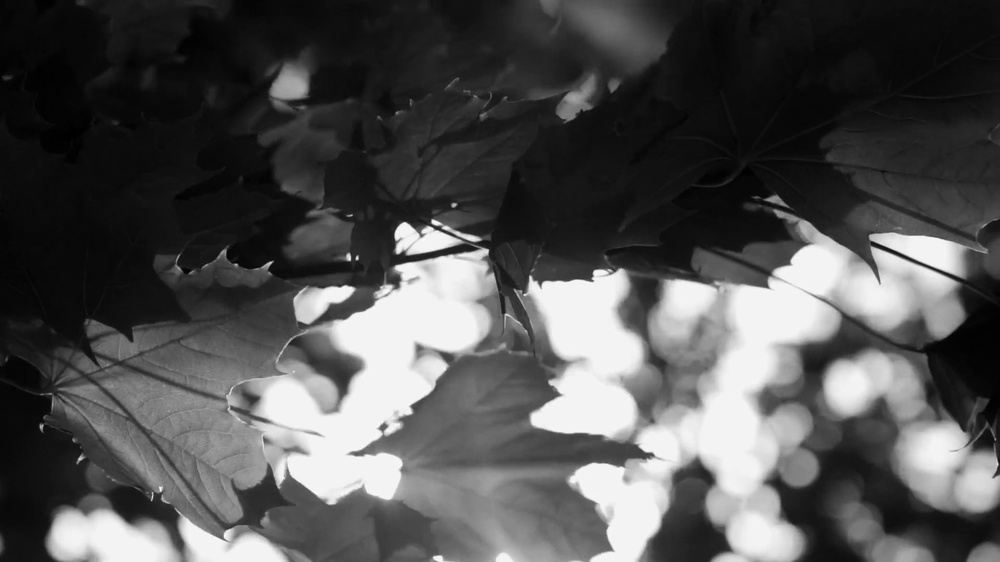
#> input picture hw2/pictures/Q2_source.jpg, 1000 x 562 px, shrunk from 1920 x 1080 before the run, found by its file name
$ python Q2_specification.py
#> lines starting #> are read from the running program, lines starting #| are printed output that depends on the picture
import cv2
import numpy as np

tar_img = cv2.imread('Q2_source.jpg', cv2.IMREAD_GRAYSCALE)
#> tar_img is the input picture: shape (562, 1000); min 0, max 254, mean 81.6
ref_img = cv2.imread('Q2_reference.jpg', cv2.IMREAD_GRAYSCALE)
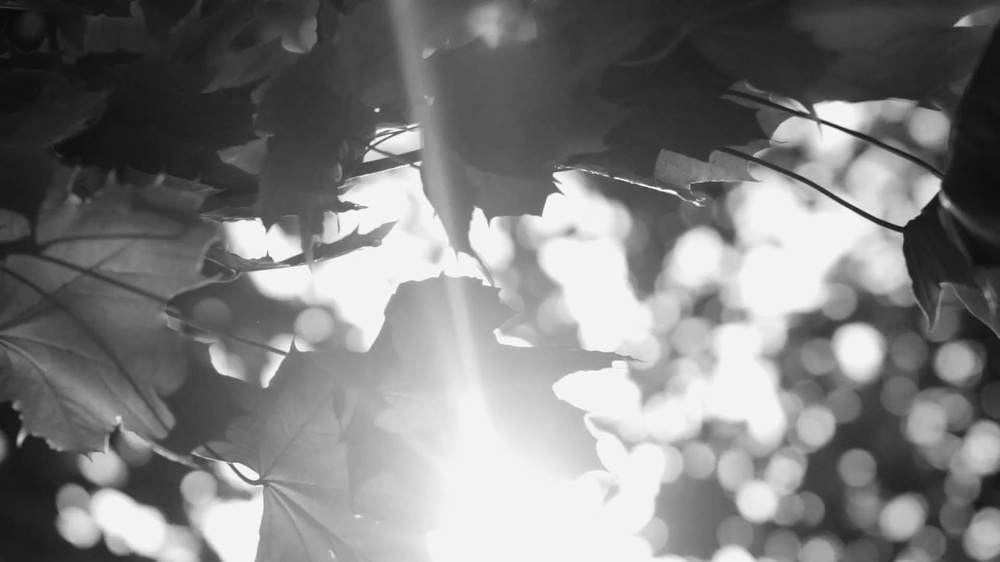
#> input picture hw2/pictures/Q2_reference.jpg, 1000 x 562 px, shrunk from 1920 x 1080 before the run, found by its file name
#> ref_img is the input picture: shape (562, 1000); min 9, max 255, mean 125.8

tar_height, tar_width = tar_img.shape[0], tar_img.shape[1]
#> tar_height = 562; tar_width = 1000
ref_height, ref_width = ref_img.shape[0], ref_img.shape[1]
#> ref_height = 562; ref_width = 1000

tar_n_pixels = tar_height * tar_width
#> tar_n_pixels = 562000
ref_n_pixels = ref_height * ref_width
#> ref_n_pixels = 562000

tar_pdf = np.zeros(256)
for i in range(tar_height):
    for j in range(tar_width):
        tar_pdf[tar_img[i][j]] += 1
tar_pdf /= tar_n_pixels

ref_pdf = np.zeros(256)
for i in range(ref_height):
    for j in range(ref_width):
        ref_pdf[ref_img[i][j]] += 1
ref_pdf /= ref_n_pixels

tar_cdf, ref_cdf = np.zeros(256), np.zeros(256)
tar_cdf[0], ref_cdf[0] = tar_pdf[0], ref_pdf[0]
for i in range(1, 256):
    tar_cdf[i] = tar_cdf[i-1] + tar_pdf[i]
    ref_cdf[i] = ref_cdf[i-1] + ref_pdf[i]
#> after the loop, ref_cdf = 256 values from 0 to 1; tar_cdf = 256 values from 0.000174 to 1

map = np.zeros(256)
for i in range(256):
    diff = np.abs(tar_cdf[i] - ref_cdf)
    idx = diff.argmin()
    map[i] = idx
#> after the loop, map = 256 values from 11 to 255

for i in range(tar_height):
    for j in range(tar_width):
        tar_img[i][j] = map[tar_img[i][j]]
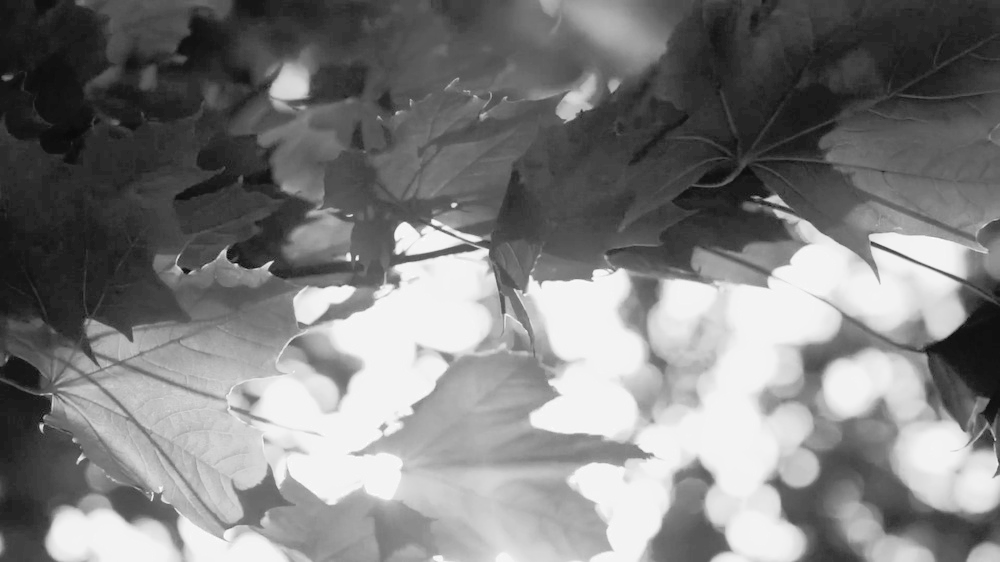
#> tar_img: shape (562, 1000); min 11, max 255, mean 126.2

cv2.imwrite("Q2_specification.jpg", tar_img)
